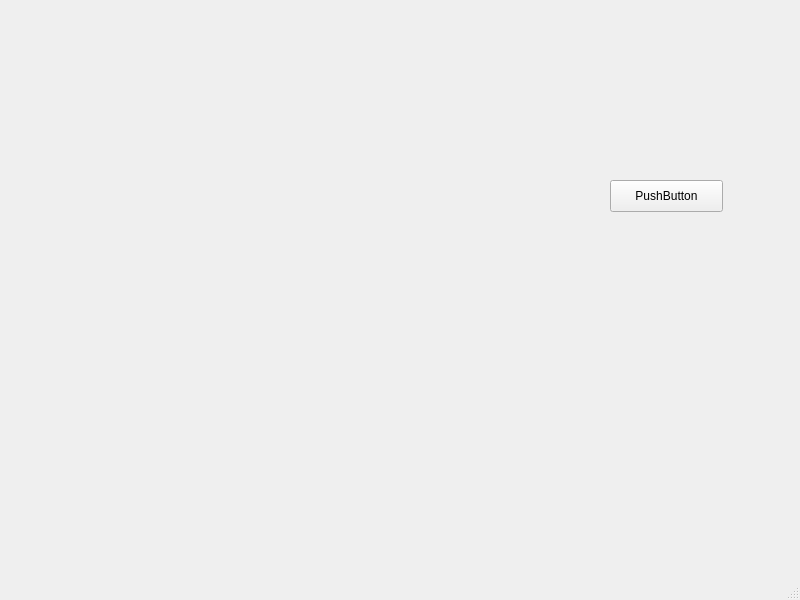
<?xml version="1.0" encoding="UTF-8"?>
<ui version="4.0">
 <class>MainWindow</class>
 <widget class="QMainWindow" name="MainWindow">
  <property name="geometry">
   <rect>
    <x>0</x>
    <y>0</y>
    <width>800</width>
    <height>600</height>
   </rect>
  </property>
  <property name="windowTitle">
   <string>MainWindow</string>
  </property>
  <widget class="QWidget" name="centralwidget">
   <widget class="QPushButton" name="pushButton">
    <property name="geometry">
     <rect>
      <x>610</x>
      <y>180</y>
      <width>113</width>
      <height>32</height>
     </rect>
    </property>
    <property name="text">
     <string>PushButton</string>
    </property>
   </widget>
   <widget class="QWidget" name="widget" native="true">
    <property name="geometry">
     <rect>
      <x>60</x>
      <y>70</y>
      <width>491</width>
      <height>451</height>
     </rect>
    </property>
    <widget class="QWidget" name="formLayoutWidget">
     <property name="geometry">
      <rect>
       <x>19</x>
       <y>19</y>
       <width>461</width>
       <height>411</height>
      </rect>
     </property>
     <layout class="QFormLayout" name="formLayout"/>
    </widget>
   </widget>
  </widget>
  <widget class="QMenuBar" name="menubar">
   <property name="geometry">
    <rect>
     <x>0</x>
     <y>0</y>
     <width>800</width>
     <height>24</height>
    </rect>
   </property>
  </widget>
  <widget class="QStatusBar" name="statusbar"/>
 </widget>
 <resources/>
 <connections/>
</ui>
